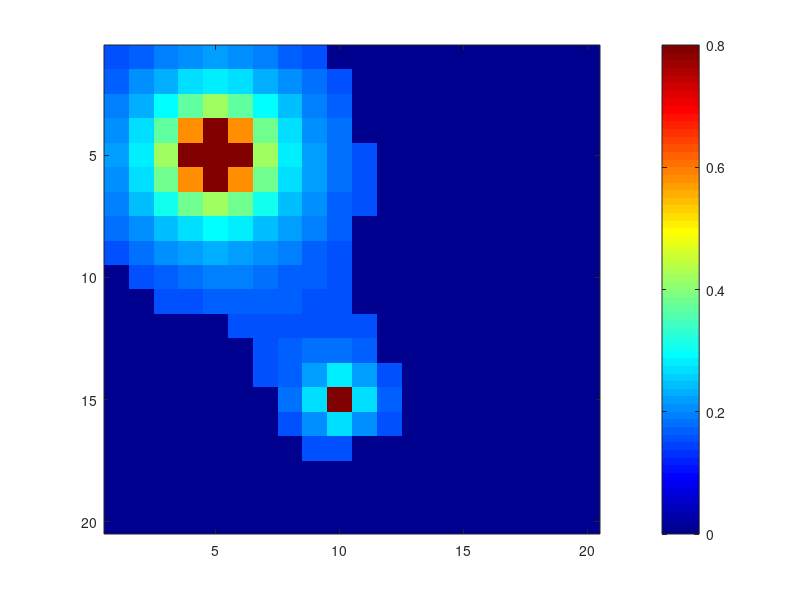

This figure's MATLAB source:
%patch = zeros(50,50);
patch = zeros(20,20);
points = [5 5;15 10];
pointFactors = [.8; .2];
pNorm = 2;
for i = 1:size(patch,1)
   for j = 1:size(patch,2)
      curPoint = repmat([i j],2,1); 
      diff = abs(curPoint-points).^pNorm;
      dists = sum(diff,2);
      patch(i,j) =  min(sum(pointFactors./(dists.^(1/pNorm))),.8);
      if(patch(i,j) < 0.15)
         patch(i,j) = 0; 
      end
   end
end
imagesc(patch);
colormap jet;
colorbar;